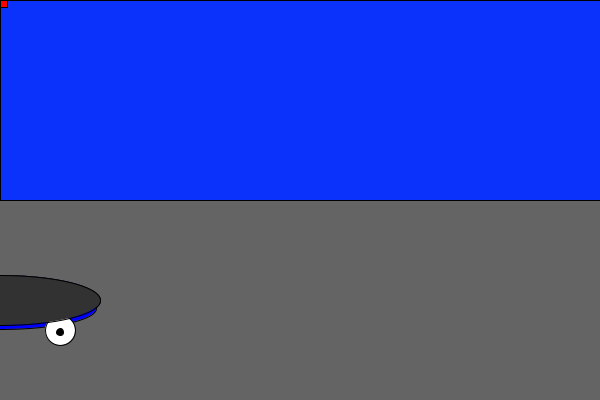
Frame 1 (no input)
Frame 60 (the mouse pressed at the canvas centre just before this capture): identical to frame 1, image omitted
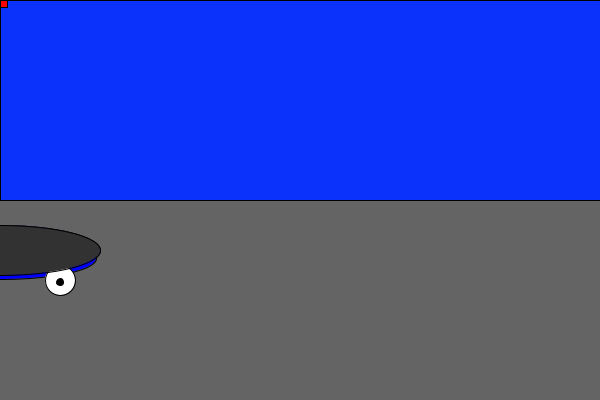
Frame 120 (the mouse held since frame 60 and released just before this capture)

The Processing sketch that drew these frames (run headless with seeded random() and noise(); from frame 60 on, the mouse is pressed at the canvas centre):

// Processing sketch: processing_145327
// ── processing_145327.pde

//tristan

int fx;
int fy;
int y;
int x;

void setup()

{
 size (600, 400);
}

void draw ()
{


 background (100);

 x=x+0;
 fill (10, 50, 250);
 rect (0, 0, 600, 200);





 if (x==0 || x==600)
 {
 x=x*-1;
 }


 if (key=='w')
 {
 y=y-4;
 fill (0,255,255);
 rect (0, 0, 600, 200);

}
 if (key=='s')
 {
 y=y+4;
 fill (255,255,0);
 rect (0, 0, 600, 200);

 }
 if (key=='a')
 {
 x=x-4;
 fill (100,255,0);
 rect (0, 0, 600, 200);

 }
 if (key=='d')
 {
 x=x+4;
 fill(255,0,255);
rect(0,0,600,200);
}

 
 
 
if (key==' ')
{
 x=0;
 y=0;
}
if (key=='r')

{ y=y-100
;}

if (key=='f')
{
 fill (255,0,0);
 rect(fx,fy,7,7);
 fx=fx+x+10;
 fy=y+330;
}
if (key=='f')
{
 fill (255,0,0);
 rect(fx,fy,7,7);
 fx=fx+x;
 fy=y+330;
}
ellipse (x,y+300,200,50);
 //deck
 fill (0, 0, 255);
 ellipse (x, y+308, 192, 42);
 //deck
 fill (255, 255, 255);


 ellipse  (x+60, y+330, 30, 30);
 //wheel
 fill(0, 0, 0);
 ellipse (x+60, y+332, 7, 7);
 fill(255, 255, 255);
 ellipse (x-50, y+330, 30, 30);
 //wheel
 fill(0, 0, 0);
 ellipse (x-50, y+332, 7, 7);
 fill (50, 50, 50);
 ellipse (x, y+300, 200, 50);
 //deck
fill (255,0,0);
 rect(fx,fy,7,7);

}

void mousePressed()

{
 y=y-50;
}
void mouseReleased()

{
 
 y=y+50;}
